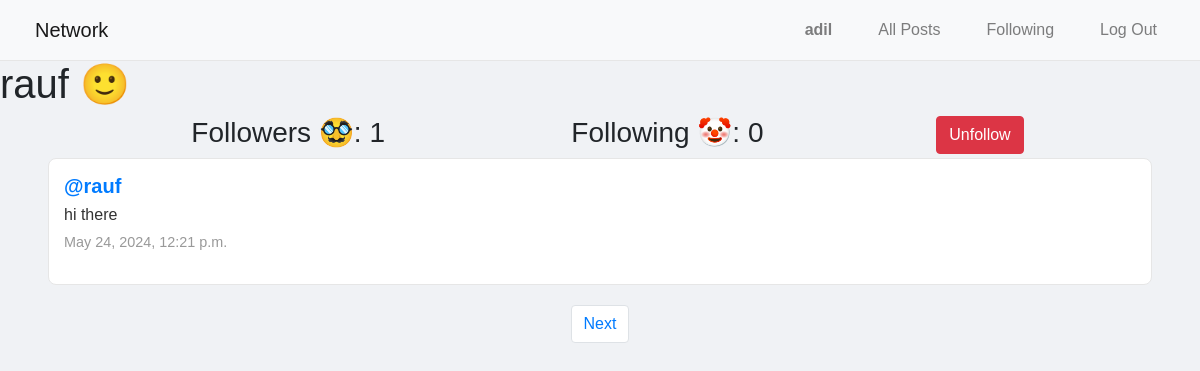
The app's page /profile/1 (signed in) with its own data.
### network/models.py (models this page shows, shortened)
class User(AbstractUser):
    pass

class Post(models.Model):
    content = models.CharField(max_length=140)
    user = models.ForeignKey(User, on_delete=models.CASCADE, related_name="author")
    date = models.DateTimeField(auto_now_add=True)

### network/views.py (the view)
# urls.py: path("profile/<int:user_id>", views.profile , name="profile"),
def profile(request, user_id):
    user = get_object_or_404(User, pk=user_id)
    all_posts = Post.objects.filter(user=user).order_by('-id')
    following = Follow.objects.filter(user=user)
    followers = Follow.objects.filter(user_follower=user)
    is_following = False
    if request.user.is_authenticated:
        is_following = followers.filter(user=request.user).exists()
    paginator = Paginator(all_posts, 1)  # Paginate with 1 post per page
    page_number = request.GET.get('page')
    posts_of_the_page = paginator.get_page(page_number)
    return render(request, "network/profile.html", {
        "allPosts": all_posts,
        "posts_of_the_page": posts_of_the_page,
        "username": user.username,
        "following": following,
        "followers": followers,
        "is_following": is_following,  # Updated to match template logic
        "user_profile": user
    })

### network/templates/network/profile.html (shortened to what this page needs)
{% extends "network/layout.html" %}
{% block body %}
    <div class="body-content">
        <h1>{{ username }} 🙂</h1>
        <div class="container">
            <div class="row d-flex justify-content-center">
                <h3 class="col-4">Followers 🥸: {{ followers.count }}</h3>
                <h3 class="col-4">Following 🤡: {{ following.count }}</h3>
                {% if user.is_authenticated %}
                {% if user != user_profile %}
                    {% if is_following %}
                        <form action="{% url 'unfollow' %}" method="post">
                            <input type="submit" class="btn btn-danger" value="Unfollow" />
                        </form>
                    {% else %}
                        <form action="{% url 'follow' %}" method="post">
                            {% csrf_token %}
                            <input type="hidden" name="userfollow" value="{{ user_profile.username }}" />
                            <input type="submit" class="btn btn-success" value="Follow" />
                        </form>
                    {% endif %}
                {% endif %}
            {% endif %}
            </div>
        </div>
    </div>
    <div>
        {% for post in posts_of_the_page %}
            <div class="row post mx-5">
                <h5 class="username"><a href="{% url 'profile' user_id=post.user.id %}"> @{{ post.user }} </a></h5>
                <p class="content">{{ post.content }}</p>
                <p class="date">{{ post.date }}</p>
            </div>
        {% endfor %}
    </div>
    <nav aria-label="Page navigation example">
        <ul class="pagination justify-content-center">
            {% if posts_of_the_page.has_next %}
                <li class="page-item"><a class="page-link" href="?page={{ posts_of_the_page.next_page_number }}">Next</a></li>
            {% endif %}
        </ul>
    </nav>
{% endblock %}

### network/templates/network/layout.html (shortened to what this page needs)
{% load static %}
<!DOCTYPE html>
<html lang="en">
    <head>
        <link rel="stylesheet" href="https://stackpath.bootstrapcdn.com/bootstrap/4.4.1/css/bootstrap.min.css">
        <link href="{% static 'network/styles.css' %}" rel="stylesheet">
    </head>
    <body>
        <nav class="navbar navbar-expand-lg navbar-light bg-light">
            <a class="navbar-brand" href="{% url 'index' %} " }}">Network</a>
            <div>
              <ul class="navbar-nav mr-auto">
                {% if user.is_authenticated %}
                    <li class="nav-item">
                        <a class="nav-link" href="{% url 'profile'  user_id=user.id %}"><strong>{{ user.username }}</strong></a>
                    </li>
                {% endif %}
                <li class="nav-item">
                  <a class="nav-link" href="{% url 'index' %}">All Posts</a>
                </li>
                {% if user.is_authenticated %}
                    <li class="nav-item">
                        <a class="nav-link" href="{% url 'following' %}">Following</a>
                    </li>
                    <li class="nav-item">
                        <a class="nav-link" href="{% url 'logout' %}">Log Out</a>
                    </li>
                {% endif %}
              </ul>
            </div>
          </nav>
        <div class="body">
            {% block body %}
            {% endblock %}
        </div>
    </body>
</html>

### network/static/network/styles.css (style rules this page uses)
body { font-family: 'Arial', sans-serif; background-color: #f0f2f5; margin: 0; padding: 0; margin-top: 60px; }
.navbar { background-color: #ffffff; border-bottom: 1px solid #e6e6e6; padding: 10px 20px; display: flex; justify-content: space-between; align-items: center; position: fixed; width: 100%; top: 0; z-index: 1000; }
.navbar a { color: #333; text-decoration: none; margin: 0 15px; }
.post { background-color: #ffffff; border: 1px solid #e6e6e6; border-radius: 8px; margin-bottom: 20px; padding: 15px; overflow: hidden; display: flex; flex-direction: column; }
.post .username { font-weight: bold; color: #333; margin-bottom: 5px; }
.post .content { color: #333; margin-bottom: 5px; }
.post .date { color: #999; font-size: 0.9em; margin-top: auto; }

### records on screen
User: username "adil"
User: username "rauf"
Post: user "rauf", content "hi there", date "May 24, 2024, 12:21 p.m."

### other values on screen
{{ followers.count }} "1"
{{ following.count }} "0"
